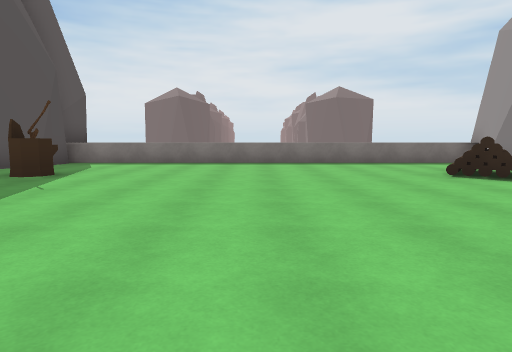
[1] (above)

14 first-person views from a walk through a 3-D level made in the Unity game engine. The camera is 1.3 m above the floor, tilts 6° down and sees 75° across. The floor is counted in squares, 2 m on a side. Each view is taken from the middle of a square. On the plan, view 1 faces up. The plan holds only what a view shows up to about 10 squares ahead; the rest is blank. The place goes on beyond the plan. The player is left out. Some surface patterns are stand-ins.

[2]
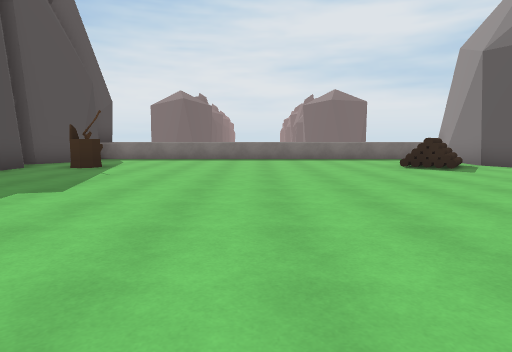

[3]
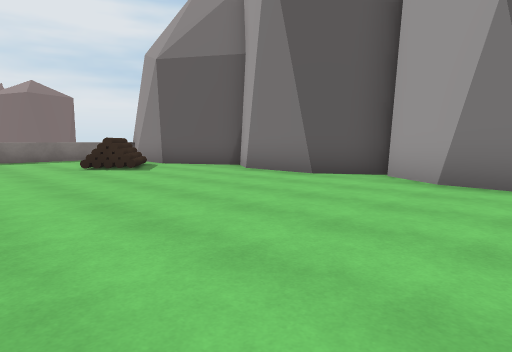

[4]
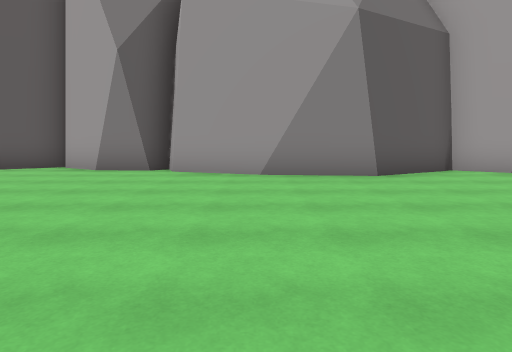

[5]
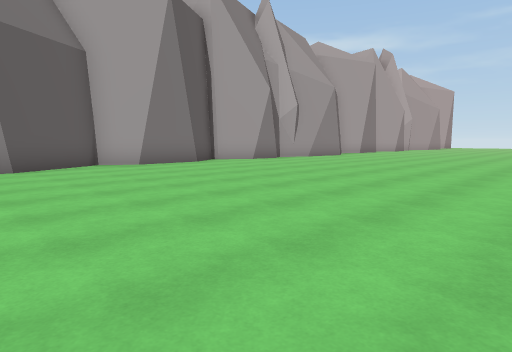

[6]
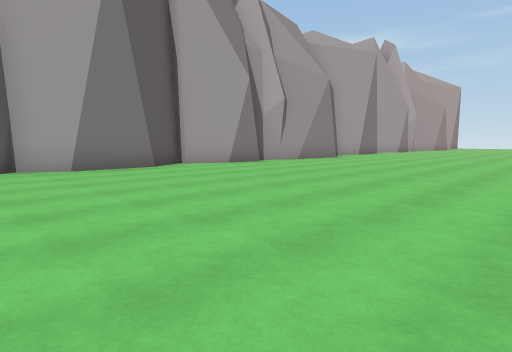

[7]
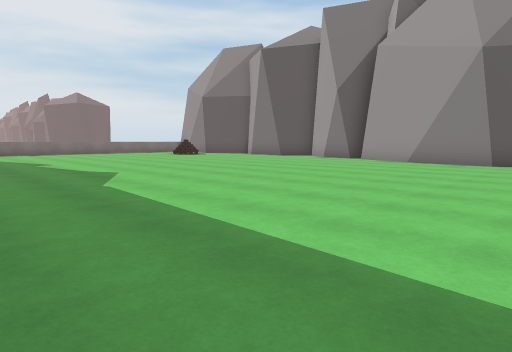

[8]
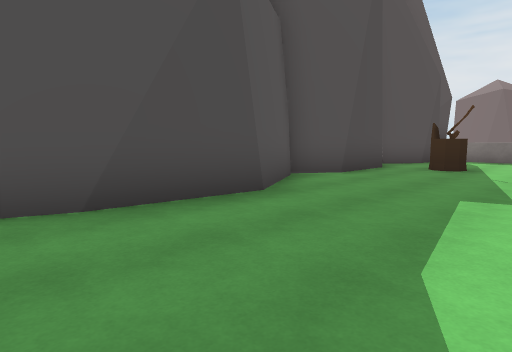

[9]
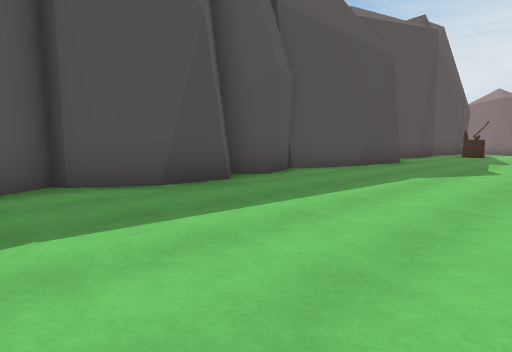

[10]
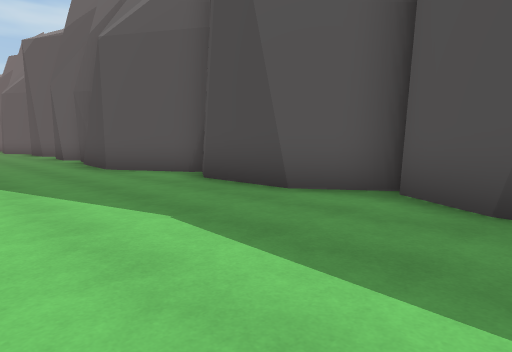

[11]
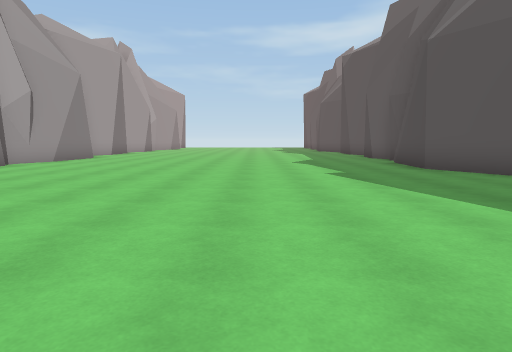

[12]
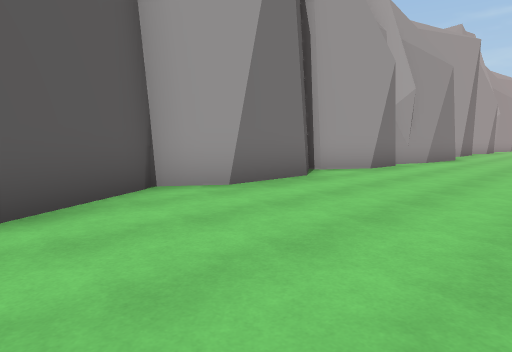

[13]
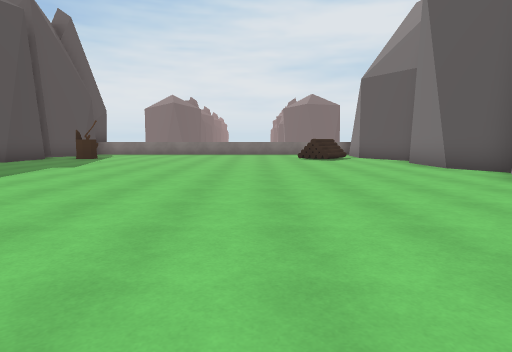

[14]
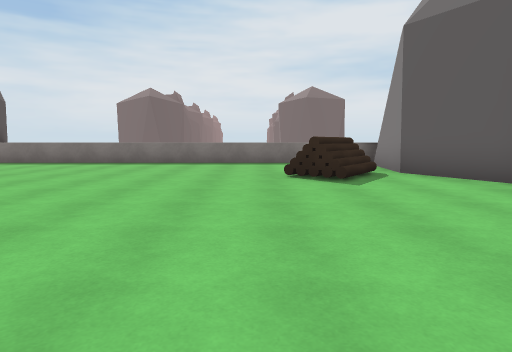

### Floor plan
Key: @ floor where view 1 was taken; # wall or solid block; . floor; / step, stairs or slope; ^ raised ledge; S stump; O other object.
Columns run from 7 left of view 1 to 8 right of it. Each row starts with its distance up from view 1.
 10  #^^^^^^^^^^^^#
  9  #............
  8 ##...........#
  7 #........../O##
  6 ##.S.......//.#
  5  #............#
  4  #............#
  3  #............#
  2  #............##
  1  #.............#
  0  #.....@......##
 -1  #............#
 -2  #............#
 -3  #...........##
 -4  #...........#
 -5  #...........#
 -6  #...........#
 -7 ##...........##
 -8 #.............#
 -9 ##...........##
-10  #...........#
-11  #...........##
-12  #............#
-13  #...........##
-14  ##..........#
-15  ##..........#
-16  #...........#

Positions as (right, up) in squares from view 1, and headings:
1: (0, 0), facing up
2: (0, -2), facing up
3: (1, -2), facing up-right
4: (-1, -4), facing right
5: (-3, -5), facing down-right
6: (-2, -7), facing down-right
7: (-5, -8), facing up-right
8: (-2, -2), facing up-left
9: (-1, -9), facing up-left
10: (-2, -6), facing down-left
11: (-1, -6), facing down
12: (2, -6), facing down-right
13: (2, -6), facing up
14: (3, 0), facing up
